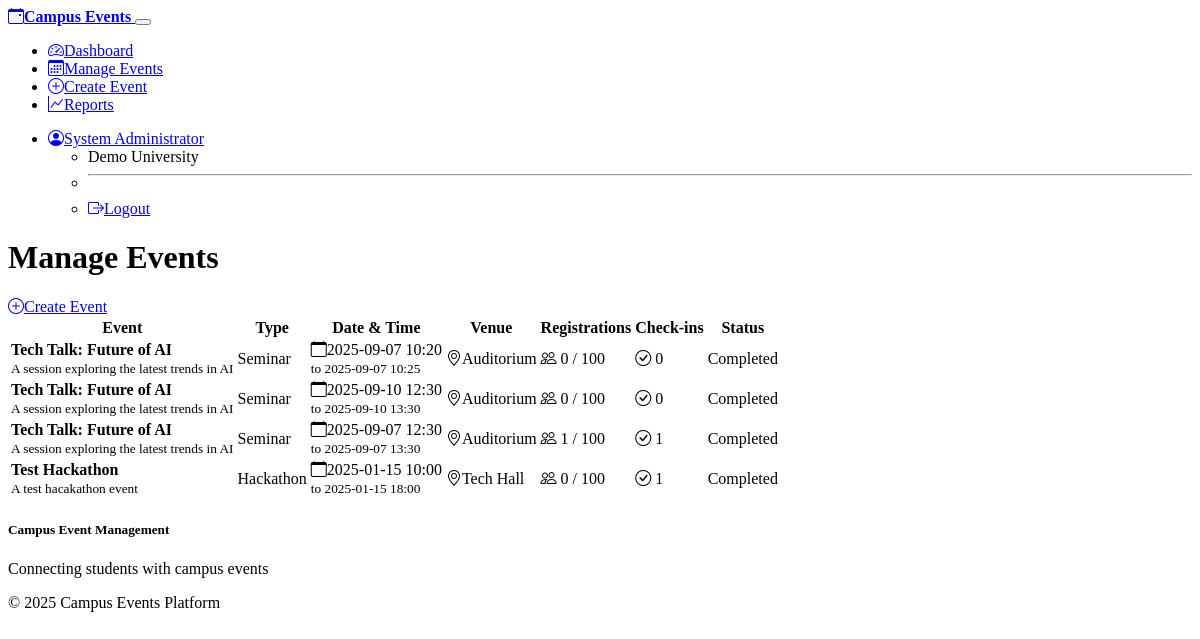
Screenshot of /admin/events (signed in) with the database file from the repository.
### models.py (models this page shows, shortened)
class User(UserMixin, db.Model):
    id = db.Column(db.Integer, primary_key=True)
    username = db.Column(db.String(64), unique=True, nullable=False)
    email = db.Column(db.String(120), unique=True, nullable=False)
    password_hash = db.Column(db.String(256), nullable=False)
    full_name = db.Column(db.String(100), nullable=False)
    role = db.Column(db.String(20), nullable=False, default='student')  # 'admin', 'staff', 'student'
    college_id = db.Column(db.Integer, db.ForeignKey('college.id'), nullable=False)
    student_id = db.Column(db.String(50))  # For students
    department = db.Column(db.String(50))
    year_of_study = db.Column(db.Integer)
    phone = db.Column(db.String(15))
    created_at = db.Column(db.DateTime, default=datetime.utcnow)
    is_active = db.Column(db.Boolean, default=True)
    registrations = db.relationship('Registration', backref='user', lazy=True)
    check_ins = db.relationship('CheckIn', backref='user', lazy=True)

class College(db.Model):
    id = db.Column(db.Integer, primary_key=True)
    name = db.Column(db.String(100), nullable=False)
    code = db.Column(db.String(10), unique=True, nullable=False)
    address = db.Column(db.Text)
    created_at = db.Column(db.DateTime, default=datetime.utcnow)
    users = db.relationship('User', backref='college', lazy=True)
    events = db.relationship('Event', backref='college', lazy=True)

class Event(db.Model):
    id = db.Column(db.Integer, primary_key=True)
    title = db.Column(db.String(200), nullable=False)
    description = db.Column(db.Text)
    event_type = db.Column(db.String(50), nullable=False)  # 'hackathon', 'workshop', 'tech_talk', 'fest', 'seminar'
    venue = db.Column(db.String(200))
    start_time = db.Column(db.DateTime, nullable=False)
    end_time = db.Column(db.DateTime, nullable=False)
    max_participants = db.Column(db.Integer)
    registration_deadline = db.Column(db.DateTime)
    college_id = db.Column(db.Integer, db.ForeignKey('college.id'), nullable=False)
    created_by = db.Column(db.Integer, db.ForeignKey('user.id'), nullable=False)
    created_at = db.Column(db.DateTime, default=datetime.utcnow)
    is_active = db.Column(db.Boolean, default=True)
    requires_approval = db.Column(db.Boolean, default=False)
    registrations = db.relationship('Registration', backref='event', lazy=True, cascade='all, delete-orphan')
    check_ins = db.relationship('CheckIn', backref='event', lazy=True, cascade='all, delete-orphan')
    creator = db.relationship('User', backref='created_events')
    @property
    def registration_count(self):
        return Registration.query.filter_by(event_id=self.id, status='confirmed').count()
    @property
    def check_in_count(self):
        return CheckIn.query.filter_by(event_id=self.id).count()

### routes.py (the view)
@app.route('/admin/events')
@login_required
def manage_events():
    if current_user.role not in ['admin', 'staff']:
        flash('Access denied', 'error')
        return redirect(url_for('student_dashboard'))
    page = request.args.get('page', 1, type=int)
    events = Event.query.filter_by(college_id=current_user.college_id)\
                       .order_by(desc(Event.created_at))\
                       .paginate(page=page, per_page=10, error_out=False)
    return render_template('admin/manage_events.html', events=events)

### app.py (called while the page is built)
@login_manager.user_loader
def load_user(user_id):
    from models import User
    return User.query.get(int(user_id))

### routes.py (called while the page is built)
@app.context_processor
def inject_now():
    return {'now': datetime.utcnow()}

@app.context_processor
def utility_processor():
    def format_datetime(dt):
        if dt:
            return dt.strftime('%Y-%m-%d %H:%M')
        return ''
    def format_date(dt):
        if dt:
            return dt.strftime('%Y-%m-%d')
        return ''
    return dict(format_datetime=format_datetime, format_date=format_date)

### templates/admin/manage_events.html (shortened to what this page needs)
{% extends "base.html" %}
{% block content %}
<div class="d-flex justify-content-between align-items-center mb-4">
    <h1>Manage Events</h1>
    <a href="{{ url_for('create_event') }}" class="btn btn-primary">
        <i class="bi bi-plus-circle me-2"></i>Create Event
    </a>
</div>
<div class="card">
    <div class="card-body">
        {% if events.items %}
            <div class="table-responsive">
                <table class="table table-hover">
                    <thead>
                        <tr>
                            <th>Event</th>
                            <th>Type</th>
                            <th>Date & Time</th>
                            <th>Venue</th>
                            <th>Registrations</th>
                            <th>Check-ins</th>
                            <th>Status</th>
                        </tr>
                    </thead>
                    <tbody>
                        {% for event in events.items %}
                            <tr>
                                <td>
                                    <div>
                                        <strong>{{ event.title }}</strong>
                                        {% if event.description %}
                                            <br><small class="text-muted">{{ event.description[:100] }}{% if event.description|length > 100 %}...{% endif %}</small>
                                        {% endif %}
                                    </div>
                                </td>
                                <td>
                                    <span class="badge bg-{{ 'success' if event.event_type == 'hackathon' else 'info' if event.event_type == 'workshop' else 'warning' if event.event_type == 'tech_talk' else 'primary' }}">
                                        {{ event.event_type.replace('_', ' ').title() }}
                                    </span>
                                </td>
                                <td>
                                    <div>
                                        <i class="bi bi-calendar me-1"></i>{{ format_datetime(event.start_time) }}
                                        {% if event.end_time %}
                                            <br><small class="text-muted">to {{ format_datetime(event.end_time) }}</small>
                                        {% endif %}
                                    </div>
                                </td>
                                <td>
                                    <i class="bi bi-geo-alt me-1"></i>{{ event.venue or 'TBD' }}
                                </td>
                                <td>
                                    <div class="d-flex align-items-center">
                                        <i class="bi bi-people me-1"></i>
                                        {{ event.registration_count }}
                                        {% if event.max_participants %}
                                            / {{ event.max_participants }}
                                        {% endif %}
                                    </div>
                                </td>
                                <td>
                                    <div class="d-flex align-items-center">
                                        <i class="bi bi-check-circle me-1"></i>
                                        {{ event.check_in_count }}
                                    </div>
                                </td>
                                <td>
                                    {% if event.start_time > now %}
                                        {% if event.is_registration_open %}
                                            <span class="badge bg-success">Registration Open</span>
                                        {% else %}
                                            <span class="badge bg-warning">Registration Closed</span>
                                        {% endif %}
                                    {% elif event.start_time <= now and event.end_time >= now %}
                                        <span class="badge bg-info">Ongoing</span>
                                    {% else %}
                                        <span class="badge bg-secondary">Completed</span>
                                    {% endif %}
                                </td>
                            </tr>
                        {% endfor %}
                    </tbody>
                </table>
            </div>
        {% endif %}
    </div>
</div>
{% endblock %}

### templates/base.html (shortened to what this page needs)
<!DOCTYPE html>
<html lang="en" data-bs-theme="dark">
<head>
    <link href="https://cdn.replit.com/agent/bootstrap-agent-dark-theme.min.css" rel="stylesheet">
    <link href="https://cdn.jsdelivr.net/npm/bootstrap-icons@1.11.0/font/bootstrap-icons.css" rel="stylesheet">
    <link href="{{ url_for('static', filename='css/custom.css') }}" rel="stylesheet">
</head>
<body>
    <nav class="navbar navbar-expand-lg navbar-dark bg-dark">
        <div class="container">
            <a class="navbar-brand" href="{{ url_for('index') }}">
                <i class="bi bi-calendar-event me-2"></i>Campus Events
            </a>
            <button class="navbar-toggler" type="button" data-bs-toggle="collapse" data-bs-target="#navbarNav">
            </button>
            <div class="collapse navbar-collapse" id="navbarNav">
                <ul class="navbar-nav me-auto">
                    {% if current_user.is_authenticated %}
                        {% if current_user.role in ['admin', 'staff'] %}
                            <li class="nav-item">
                                <a class="nav-link" href="{{ url_for('admin_dashboard') }}">
                                    <i class="bi bi-speedometer2 me-1"></i>Dashboard
                                </a>
                            </li>
                            <li class="nav-item">
                                <a class="nav-link" href="{{ url_for('manage_events') }}">
                                    <i class="bi bi-calendar3 me-1"></i>Manage Events
                                </a>
                            </li>
                            <li class="nav-item">
                                <a class="nav-link" href="{{ url_for('create_event') }}">
                                    <i class="bi bi-plus-circle me-1"></i>Create Event
                                </a>
                            </li>
                            <li class="nav-item">
                                <a class="nav-link" href="{{ url_for('reports') }}">
                                    <i class="bi bi-graph-up me-1"></i>Reports
                                </a>
                            </li>
                        {% endif %}
                    {% endif %}
                </ul>
                <ul class="navbar-nav">
                    {% if current_user.is_authenticated %}
                        <li class="nav-item dropdown">
                            <a class="nav-link dropdown-toggle" href="#" role="button" data-bs-toggle="dropdown">
                                <i class="bi bi-person-circle me-1"></i>{{ current_user.full_name }}
                            </a>
                            <ul class="dropdown-menu">
                                <li><span class="dropdown-item-text">{{ current_user.college.name }}</span></li>
                                <li><hr class="dropdown-divider"></li>
                                <li><a class="dropdown-item" href="{{ url_for('logout') }}">
                                    <i class="bi bi-box-arrow-right me-1"></i>Logout
                                </a></li>
                            </ul>
                        </li>
                    {% endif %}
                </ul>
            </div>
        </div>
    </nav>
    <main class="container mt-4">
        {% block content %}{% endblock %}
    </main>
    <footer class="bg-dark text-light py-4 mt-5">
        <div class="container">
            <div class="row">
                <div class="col-md-6">
                    <h5>Campus Event Management</h5>
                    <p class="mb-0">Connecting students with campus events</p>
                </div>
                <div class="col-md-6 text-md-end">
                    <p class="mb-0">&copy; 2025 Campus Events Platform</p>
                </div>
            </div>
        </div>
    </footer>
</body>
</html>

### static/css/custom.css (style rules this page uses)
.card { transition: transform 0.2s ease-in-out, box-shadow 0.2s ease-in-out; }
.navbar-brand { font-weight: 600; }
.table th { border-top: none; font-weight: 600; }
.btn { border-radius: 0.375rem; font-weight: 500; transition: all 0.15s ease-in-out; }
footer { margin-top: auto; }
[data-bs-theme="dark"] .card { background-color: var(--bs-dark); border-color: var(--bs-gray-800); }

### rows the page displays
User: full_name "System Administrator"
College: college.name "Demo University"
Event: title "Tech Talk: Future of AI", description "A session exploring the latest trends in AI", event_type.replace "Seminar", start_time "2025-09-07 10:20", end_time "2025-09-07 10:25", venue "Auditorium", registration_count "0", max_participants "100", check_in_count "0", shows "Completed"
Event: title "Tech Talk: Future of AI", description "A session exploring the latest trends in AI", event_type.replace "Seminar", start_time "2025-09-10 12:30", end_time "2025-09-10 13:30", venue "Auditorium", registration_count "0", max_participants "100", check_in_count "0", shows "Completed"
Event: title "Tech Talk: Future of AI", description "A session exploring the latest trends in AI", event_type.replace "Seminar", start_time "2025-09-07 12:30", end_time "2025-09-07 13:30", venue "Auditorium", registration_count "1", max_participants "100", check_in_count "1", shows "Completed"
Event: title "Test Hackathon", description "A test hacakathon event", event_type.replace "Hackathon", start_time "2025-01-15 10:00", end_time "2025-01-15 18:00", venue "Tech Hall", registration_count "0", max_participants "100", check_in_count "1", shows "Completed"
